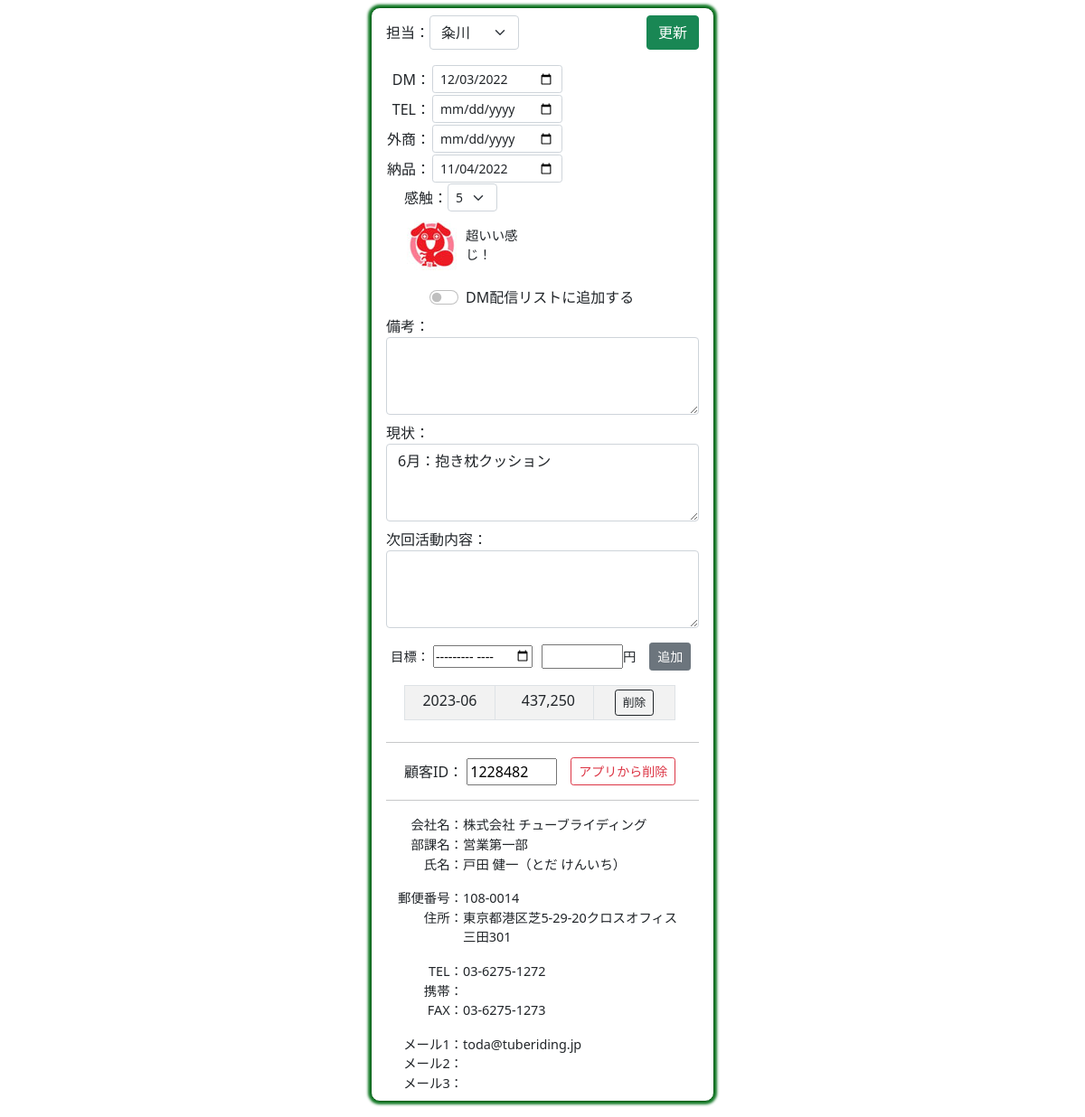
/right/1364/, run on an earlier commit of the app's database.
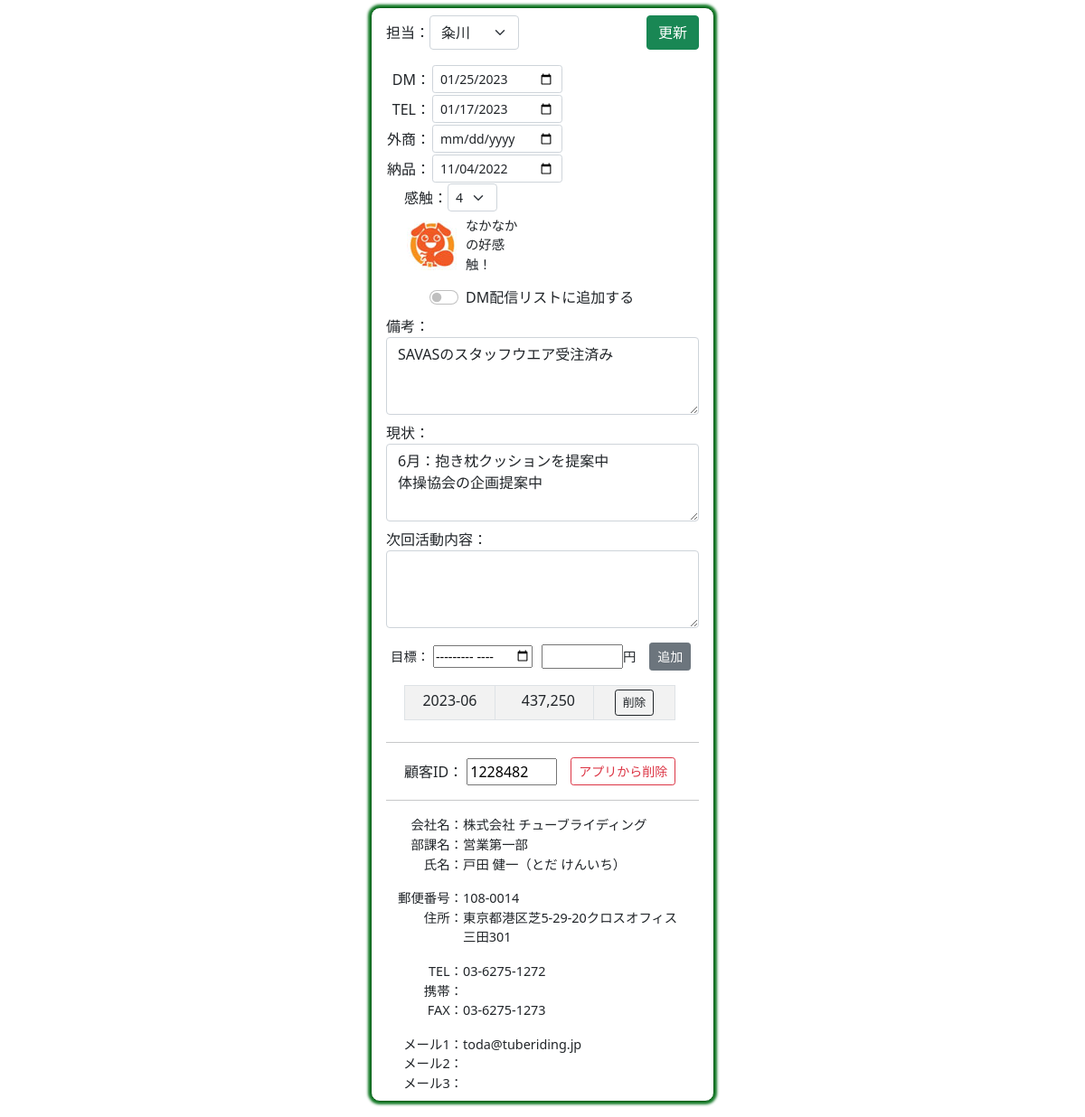
And on a later commit of the database.
### houjin/models.py (models this page shows, shortened)
class Customer(models.Model):
    cus_id=models.CharField("顧客ID",max_length=10,null=True,blank=True)
    sei=models.CharField("姓",max_length=10,null=True,blank=True)
    mei=models.CharField("名",max_length=10,null=True,blank=True)
    sei_kana=models.CharField("姓かな",max_length=10,null=True,blank=True)
    mei_kana=models.CharField("名かな",max_length=10,null=True,blank=True)
    mail1=models.EmailField("メール1",null=True,blank=True)
    mail2=models.EmailField("メール2",null=True,blank=True)
    mail3=models.EmailField("メール3",null=True,blank=True)
    yubin=models.CharField("郵便番号",max_length=10,null=True,blank=True)
    adress=models.CharField("住所",max_length=100,null=True,blank=True)
    pref=models.CharField("都道府県",max_length=10,null=True,blank=True)
    city=models.CharField("市区町村",max_length=50,null=True,blank=True)
    banchi=models.CharField("番地",max_length=50,null=True,blank=True)
    build=models.CharField("建物",max_length=50,null=True,blank=True)
    com=models.CharField("会社",max_length=50,null=True,blank=True)
    busho=models.CharField("部署",max_length=50,null=True,blank=True)
    tel=models.CharField("電話",max_length=20,null=True,blank=True)
    mob=models.CharField("携帯",max_length=20,null=True,blank=True)
    fax=models.CharField("FAX",max_length=20,null=True,blank=True)
    toroku=models.CharField("登録日",max_length=10,null=True,blank=True)
    kensu=models.IntegerField("件数",null=True,blank=True)
    money=models.IntegerField("金額",null=True,blank=True)
    tantou=models.IntegerField("担当",default=0)
    dm_day=models.CharField("DM",max_length=10,blank=True,default="")
    tel_day=models.CharField("TEL",max_length=10,blank=True,default="")
    gaisho_day=models.CharField("外商",max_length=10,blank=True,default="")
    nouhin_day=models.CharField("納品",max_length=10,blank=True,default="")
    dm_check=models.BooleanField("DMリスト",default=False)
    kanshoku=models.IntegerField("感触",default=0)
    bikou=models.TextField("備考",blank=True,default="")
    bikou2=models.TextField("備考2",blank=True,default="")
    bikou3=models.TextField("備考3",blank=True,default="")

### houjin/views.py (the view)
# urls.py: path('right/<int:pk>/', right1, name="right1"),
def right1(request,pk):
    if request.method=="POST":
        ins=Customer.objects.get(pk=pk)
        form=Right_form(request.POST,instance=ins)
        form.save()
        return redirect("houjin:left")
    else:
        ins=Customer.objects.get(pk=pk)
        cus=Customer.objects.filter(pk=pk)
        form=Right_form(instance=ins)
        sell=Sell.objects.filter(sell_cus_id = ins.cus_id).order_by("sell_mon")
        return render(request,"houjin/right.html",{"form":form,"cus":cus,"sell":sell})

### houjin/templates/houjin/right.html (shortened to what the changed rows need)
{% load humanize %}
{% load static %}
<!DOCTYPE html>
<html lang="ja">
<head>
    <link href="https://cdn.jsdelivr.net/npm/bootstrap@5.0.2/dist/css/bootstrap.min.css" rel="stylesheet">
</head>
<body>
    <div class="main mb-4">
        <div>
            <form action="" method="post" target="ifr1">{% csrf_token %}
                <div class="class1">
                    <div class="class1" style="width: 50%;" align="left">
                        <div>{{form.tantou}}</div>
                    </div>
                </div>
                <div class="data mt-3">
                    <div>
                        <table>
                            <tr>
                                <td>{{form.dm_day}}</td>
                            </tr>
                            <tr>
                                <td>{{form.tel_day}}</td>
                            </tr>
                            <tr>
                                <td>{{form.gaisho_day}}</td>
                            </tr>
                            <tr>
                                <td>{{form.nouhin_day}}</td>
                            </tr>
                        </table>
                    </div>
                    <div style="margin-left: 20px;">
                        <div class="class1">
                            <div>{{form.kanshoku}}</div>
                        </div>
                        <div class="kanshoku_detail class1" id="kanshoku_detail" style="font-size: 90%; padding: 0.2em;">
                            {% for i in cus %}
                                {% if  i.kanshoku == 1 %}
                                    <div><img src="{% static '1.jpg' %}"></div>
                                    <div style="margin-left: 10px;">ダメや。。</div>
                                {% elif i.kanshoku == 2 %}
                                    <div><img src="{% static '2.jpg' %}"></div>
                                    <div style="margin-left: 10px;">期待はかなり薄いね</div>
                                {% elif i.kanshoku == 3 %}
                                    <div><img src="{% static '3.jpg' %}"></div>
                                    <div style="margin-left: 10px;">可もなく<br>不可もなく</div>
                                {% elif i.kanshoku == 4 %}
                                    <div><img src="{% static '4.jpg' %}"></div>
                                    <div style="margin-left: 10px;"> なかなかの好感触！</div>
                                {% elif i.kanshoku == 5 %}
                                    <div><img src="{% static '5.jpg' %}"></div>
                                    <div style="margin-left: 10px;"> 超いい感じ！</div>
                                {% endif %}
                            {% endfor %}
                        </div>
                    </div>
                </div>
                <div class="form-check form-switch mt-3" style="margin-left: 3em;">
                    {{form.dm_check}}
                    <label class="form-check-label" for="dm_send">DM配信リストに追加する</label>
                </div>
                <div class="mt-2" >
                    <div>{{form.bikou}}</div>
                </div>
                <div class="mt-2" >
                    <div>{{form.bikou2}}</div>
                </div>
                <div class="mt-2" >
                    <div>{{form.bikou3}}</div>
                </div>
            </form>
        </div>
        {% for i in cus %}
            {% if i.tantou != 0 %}
            <div>
                <form action="{% url 'houjin:sell' %}" method="post">{% csrf_token %}
                    <div class="class1 mt-3" style="font-size: 0.9em;">
                        <div style="margin-left: 5px;">
                            <label for="sell_mon">目標：</label>
                            <input type="month" name="sell_mon" id="sell_mon" style="width: 110px;" required>
                        </div>
                        <div style="margin-left: 10px;">
                            <input type="number" name="sell_money" id="sell_money" style="width: 90px;" required>
                        </div>
                        <div>円</div>
                        <div style="margin-left: 15px;">
                            <button type="submit" class="btn btn-secondary btn-sm">追加</button>
                        </div>
                    </div>
                </form>
            </div>
            {% endif %}
            {% if sell %}
            <div class="mb-4" style="margin-left: 20px;">
                <table class="table table-striped table-bordered table-sm mt-3" style="width: 300px;">
                    {% for h in sell %}
                    <tr>
                        <td style="text-align:center;width: 100px;">{{h.sell_mon}}</td>
                        <td style="text-align:right; padding-right: 20px;">{{h.sell_money  | intcomma}}</td>
                        <td align="center" style="width: 90px;">
                            <form action="{% url 'houjin:sell_delete' h.pk %}" method="post">{% csrf_token %}
                                <button class="btn btn-outline-dark btn-sm" type="submit" style="font-size: 0.8em;">削除</button>
                            </form>
                        </td>
                    </tr>
                    {% endfor %}
                </table>
            </div>
            {% endif %}
            <hr>
            <form action="{% url 'houjin:delete' %}" method="post" target="_top">{% csrf_token %}
                <div class="class1 mt-3">
                    <div style="margin-left: 20px;">
                        <label for="cus_id">顧客ID：</label>
                        <input type="text" name="cus_id" id="cus_id" value="{{i.cus_id}}" style="width: 100px;" readonly>
                    </div>
                    <div style="margin-left: 15px;">
                        <button type="submit" class="btn btn-outline-danger btn-sm" onclick="return confirm('本当に削除しますか？')">アプリから削除</button>
                    </div>
                </div>
            </form>
            <hr>
            <div style="font-size: 0.9em;">
                <div class="data">
                    <div class="name">会社名：</div>
                    {% if i.com %}
                        <div class="data-code">{{i.com}}</div>
                    {% endif %}
                </div>
                <div class="data">
                    <div class="name">部課名：</div>
                    {% if i.com %}
                    <div class="data-code">{{i.busho}}</div>
                    {% endif %}
                </div>
                <div class="data">
                    <div class="name">氏名：</div>
                    {% if i.com %}
                    <div class="data-code">{{i.sei}} {{i.mei}}（{{i.sei_kana}} {{i.mei_kana}}）</div>
                    {% endif %}
                </div>
                <div class="data mt-3">
                    <div class="name">郵便番号：</div>
                    {% if i.com %}
                        <div class="data-code">{{i.yubin}}</div>
                    {% endif %}
                </div>
                <div class="data">
                    <div class="name">住所：</div>
                    {% if i.com %}
                        <div class="data-code">{{i.pref}}{{i.city}}{{i.banchi}}{{i.build}}</div>
                    {% endif %}
                </div>
                <div class="data mt-3">
                    <div class="name">TEL：</div>
                    {% if i.com %}
                        <div class="data-code">{{i.tel}}</div>
                    {% endif %}
                </div>
                <div class="data">
                    <div class="name">携帯：</div>
                    {% if i.com %}
                        <div class="data-code">{{i.mob}}</div>
                    {% endif %}
                </div>
                <div class="data">
                    <div class="name">FAX：</div>
                    {% if i.com %}
                        <div class="data-code">{{i.fax}}</div>
                    {% endif %}
                </div>
                <div class="data mt-3">
                    <div class="name">メール1：</div>
                    {% if i.com %}
                        <div class="data-code">{{i.mail1}}</div>
                    {% endif %}
                </div>
                <div class="data">
                    <div class="name">メール2：</div>
                    {% if i.com %}
                        <div class="data-code">{{i.mail2}}</div>
                    {% endif %}
                </div>
                <div class="data">
                    <div class="name">メール3：</div>
                    {% if i.com %}
                        <div class="data-code">{{i.mail3}}</div>
                    {% endif %}
                </div>
            </div>
        {% endfor %}
    </div>
</body>
</html>

What changed in the data, as far as the page shows it:
changed Customer "株式会社 チューブライディング": dm_day "12/03/2022" → "01/25/2023"; tel_day (not shown) → "01/17/2023"; kanshoku "5" → "4"; kanshoku: picture added; bikou (not shown) → "SAVASのスタッフウエア受注済み"; bikou2 "6月：抱き枕クッション" → "6月：抱き枕クッションを提案中 体操協会の企画提案中"; kanshoku: picture removed; kanshoku "超いい感じ！" → "なかなかの好感触！"
